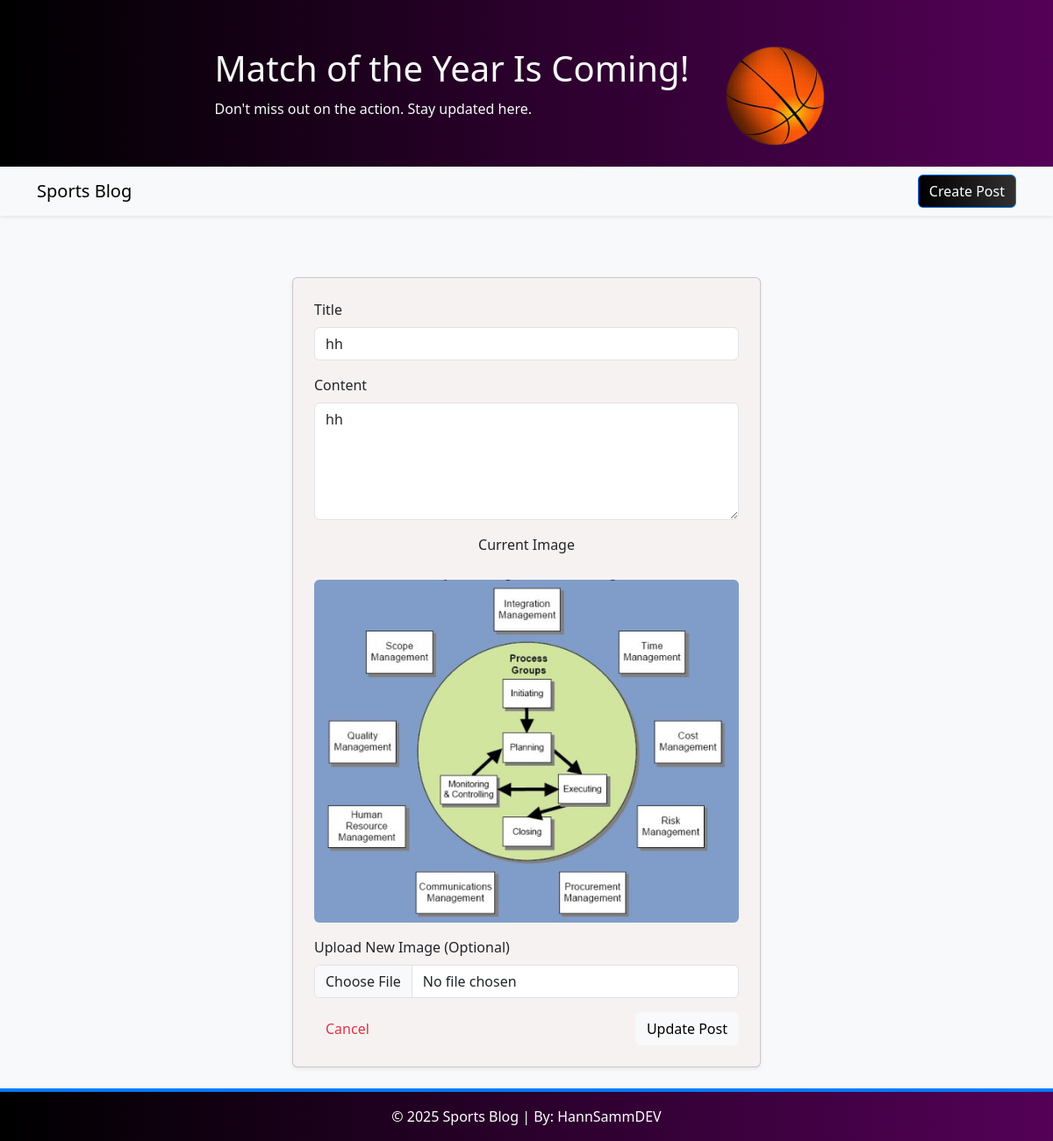
Page /update/4 on the committed database.
### tables this page shows
CREATE TABLE post (
	id INTEGER NOT NULL, 
	title VARCHAR(100) NOT NULL, 
	content TEXT NOT NULL, 
	image VARCHAR(100), 
	PRIMARY KEY (id)
);

### app.py (the view, shortened to what this page needs)
@app.route("/update/<int:post_id>", methods=["GET", "POST"])
def update_post(post_id):
    conn = get_db_connection()
    post = conn.execute("SELECT * FROM post WHERE id = ?", (post_id,)).fetchone()
    conn.close()
    return render_template("update_post.html", post=post)

### app.py (called while the page is built)
def get_db_connection():
    conn = sqlite3.connect(DATABASE)
    conn.row_factory = sqlite3.Row
    return conn

### templates/update_post.html (shortened to what this page needs)
{% extends "layout.html" %}
{% block content %}
<div class="container">
    <h2 class="text-center mt-4">Edit Your Post</h2>
    <div class="row justify-content-center">
        <div class="col-md-6">
            <div class="card shadow-sm p-4 " style="background-color: #f7f2f2;">
                <form action="{{ url_for('update_post', post_id=post.id) }}" method="POST" enctype="multipart/form-data">
                    <div class="mb-3">
                        <label class="form-label text-dark">Title</label>
                        <input type="text" class="form-control" name="title" value="{{ post.title }}" required>
                    </div>
                    <div class="mb-3">
                        <label class="form-label text-dark">Content</label>
                        <textarea class="form-control" name="content" rows="5" required>{{ post.content }}</textarea>
                    </div>
                    {% if post.image %}
                    <div class="mb-3 text-center">
                        <label class="form-label text-dark">Current Image</label>
                        <br>
                        <img src="{{ url_for('static', filename='images/' + post.image) }}" alt="Post Image" class="img-fluid rounded" style="max-width: 100%;">
                    </div>
                    {% endif %}
                    <div class="mb-3">
                        <label class="form-label text-dark">Upload New Image (Optional)</label>
                        <input type="file" class="form-control" name="image">
                    </div>
                    <div class="d-flex justify-content-between">
                        <a href="{{ url_for('home') }}" class="btn btn-link text-danger " style="text-decoration: none;">Cancel</a>
                        <button type="submit" class="btn btn-light">Update Post</button>
                    </div>
                </form>
            </div>
        </div>
    </div>
</div>
{% endblock %}

### rows in the picture
post: title "hh", content "hh", image (picture)
